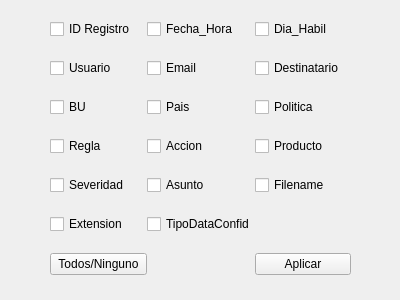
<?xml version="1.0" encoding="UTF-8"?>
<ui version="4.0">
 <class>MainWindow</class>
 <widget class="QMainWindow" name="MainWindow">
  <property name="geometry">
   <rect>
    <x>0</x>
    <y>0</y>
    <width>400</width>
    <height>300</height>
   </rect>
  </property>
  <property name="windowTitle">
   <string>Seleccionar campos</string>
  </property>
  <widget class="QWidget" name="centralwidget">
   <widget class="QWidget" name="gridLayoutWidget">
    <property name="geometry">
     <rect>
      <x>0</x>
      <y>0</y>
      <width>401</width>
      <height>301</height>
     </rect>
    </property>
    <layout class="QGridLayout" name="gridLayout">
     <property name="leftMargin">
      <number>50</number>
     </property>
     <property name="rightMargin">
      <number>50</number>
     </property>
     <property name="spacing">
      <number>0</number>
     </property>
     <item row="2" column="1">
      <widget class="QCheckBox" name="checkBox_CanalDLP">
       <property name="text">
        <string>Pais</string>
       </property>
      </widget>
     </item>
     <item row="1" column="1">
      <widget class="QCheckBox" name="checkBox_BU">
       <property name="text">
        <string>Email</string>
       </property>
      </widget>
     </item>
     <item row="2" column="0">
      <widget class="QCheckBox" name="checkBox_Regla">
       <property name="text">
        <string>BU</string>
       </property>
      </widget>
     </item>
     <item row="0" column="1">
      <widget class="QCheckBox" name="checkBox_FechayHora">
       <property name="text">
        <string>Fecha_Hora</string>
       </property>
      </widget>
     </item>
     <item row="3" column="0">
      <widget class="QCheckBox" name="checkBox_Severidad">
       <property name="text">
        <string>Regla</string>
       </property>
      </widget>
     </item>
     <item row="2" column="2">
      <widget class="QCheckBox" name="checkBox_Count">
       <property name="text">
        <string>Politica</string>
       </property>
      </widget>
     </item>
     <item row="3" column="2">
      <widget class="QCheckBox" name="checkBox_Escalamiento">
       <property name="text">
        <string>Producto</string>
       </property>
      </widget>
     </item>
     <item row="0" column="2">
      <widget class="QCheckBox" name="checkBox_ID_Usuario">
       <property name="text">
        <string>Dia_Habil</string>
       </property>
      </widget>
     </item>
     <item row="3" column="1">
      <widget class="QCheckBox" name="checkBox_AccionDLP">
       <property name="text">
        <string>Accion</string>
       </property>
      </widget>
     </item>
     <item row="1" column="2">
      <widget class="QCheckBox" name="checkBox_Politica">
       <property name="text">
        <string>Destinatario</string>
       </property>
      </widget>
     </item>
     <item row="0" column="0">
      <widget class="QCheckBox" name="checkBox_IDRegistro">
       <property name="text">
        <string>ID Registro</string>
       </property>
      </widget>
     </item>
     <item row="6" column="2">
      <widget class="QPushButton" name="pushButtonAplicar">
       <property name="text">
        <string>Aplicar</string>
       </property>
      </widget>
     </item>
     <item row="6" column="0">
      <widget class="QPushButton" name="pushButton">
       <property name="text">
        <string>Todos/Ninguno</string>
       </property>
      </widget>
     </item>
     <item row="4" column="1">
      <widget class="QCheckBox" name="checkBox_ArgosCapa">
       <property name="text">
        <string>Asunto</string>
       </property>
      </widget>
     </item>
     <item row="4" column="0">
      <widget class="QCheckBox" name="checkBox_CC">
       <property name="text">
        <string>Severidad</string>
       </property>
      </widget>
     </item>
     <item row="1" column="0">
      <widget class="QCheckBox" name="checkBox_Endpoint">
       <property name="text">
        <string>Usuario</string>
       </property>
      </widget>
     </item>
     <item row="4" column="2">
      <widget class="QCheckBox" name="checkBox">
       <property name="text">
        <string>Filename</string>
       </property>
      </widget>
     </item>
     <item row="5" column="0">
      <widget class="QCheckBox" name="checkBox_2">
       <property name="text">
        <string>Extension</string>
       </property>
      </widget>
     </item>
     <item row="5" column="1">
      <widget class="QCheckBox" name="checkBox_3">
       <property name="text">
        <string>TipoDataConfid</string>
       </property>
      </widget>
     </item>
    </layout>
   </widget>
  </widget>
 </widget>
 <resources/>
 <connections/>
</ui>
